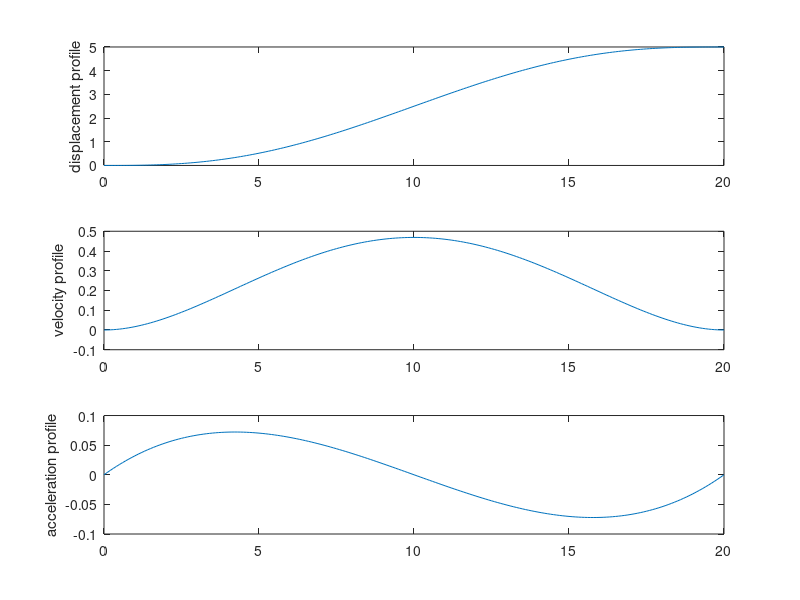

Here is the MATLAB script that generated this plot:
close all
clear all
clc

% Objective of this code is to create smooth trajectory to traverse a distance. The output of this code
% should be linear distance, velocity and acceleration. The obtained profiles will be used to
% create angular velocities and acceleration profiles

% Necessart boundary conditions for kinematics
t0 = 0
n = 0.1
tif = 20
s0 = 0
sf = 5
s0_d = 0
sf_d = 0
s0_dd = 0
s0_dd = 0

t = tif
kin_mat =[0 ;5 ;0 ;0 ;0 ;0]
time_mat = [0 0 0 0 0 1; 
           t.^5 t.^4 t.^3 t.^2 t 1;
           0 0 0 0 1 0;
           5*t.^4 4*t.^3 3*t.^2 2*t 1 0;
           0 0 0 2 0 0;
           20*t.^3 12*t.^2 6*t 2 0 0]
% calculating Polynomial trajectory
coeffs = inv(time_mat)*kin_mat
t_profile = t0:n:tif
s = coeffs(1)*t_profile.^5+coeffs(2)*t_profile.^4+coeffs(3)*t_profile.^3+coeffs(4)*t_profile.^2+coeffs(5)*t_profile+coeffs(6)*ones(1,length(t_profile))
s_dot = 5*coeffs(1)*t_profile.^4+4*coeffs(2)*t_profile.^3+3*coeffs(3)*t_profile.^2+2*coeffs(4)*t_profile+coeffs(5)*ones(1,length(t_profile))
s_ddot = 20*coeffs(1)*t_profile.^3+12*coeffs(2)*t_profile.^2+6*coeffs(3)*t_profile+2*coeffs(4)*ones(1,length(t_profile))

figure(1)
subplot(3,1,1)
plot(t_profile,s)
ylabel('displacement profile')
subplot(3,1,2)
plot(t_profile,s_dot)
ylabel('velocity profile')
subplot(3,1,3)
plot(t_profile,s_ddot)
ylabel('acceleration profile')